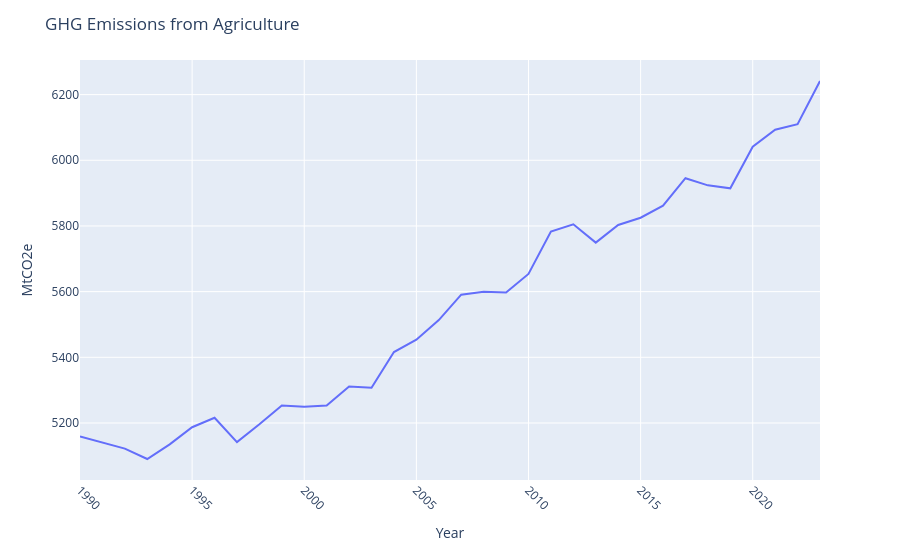

Notebook source saved alongside this figure:
### Markdown cell above
### Plot: GHG Emissions from Agriculture 1990-2023

### Code cell
fig = px.line(df, x='Year', y='Agriculture')
fig.update_layout(title="GHG Emissions from Agriculture",
                  yaxis_title=unit)
fig.update_xaxes(tickangle=45)
fig.show()

### Figure 1 — Plotly figure (JSON) as saved in the notebook; plotly's stock layout.template omitted (floating-point values rounded to 4 significant figures)
{"data": [{"hovertemplate": "Year=%{x}<br>Agriculture=%{y}<extra></extra>", "legendgroup": "", "line": {"color": "#636efa", "dash": "solid"}, "marker": {"symbol": "circle"}, "mode": "lines", "name": "", "orientation": "v", "showlegend": false, "type": "scatter", "x": [1990, 1991, 1992, 1993, 1994, 1995, 1996, 1997, 1998, 1999, 2000, 2001, 2002, 2003, 2004, 2005, 2006, 2007, 2008, 2009, 2010, 2011, 2012, 2013, 2014, 2015, 2016, 2017, 2018, 2019, 2020, 2021, 2022, 2023], "xaxis": "x", "y": [5159.0, 5140.0, 5122.0, 5090.0, 5135.0, 5187.0, 5216.0, 5142.0, 5196.0, 5253.0, 5250.0, 5253.0, 5311.0, 5307.0, 5416.0, 5454.0, 5513.0, 5591.0, 5600.0, 5597.0, 5654.0, 5783.0, 5805.0, 5749.0, 5803.0, 5825.0, 5862.0, 5945.0, 5924.0, 5915.0, 6041.0, 6093.0, 6110.0, 6241.0], "yaxis": "y"}], "layout": {"legend": {"tracegroupgap": 0}, "margin": {"t": 60}, "title": {"text": "GHG Emissions from Agriculture"}, "xaxis": {"anchor": "y", "domain": [0, 1], "tickangle": 45, "title": {"text": "Year"}}, "yaxis": {"anchor": "x", "domain": [0, 1], "title": {"text": "MtCO2e"}}}}
